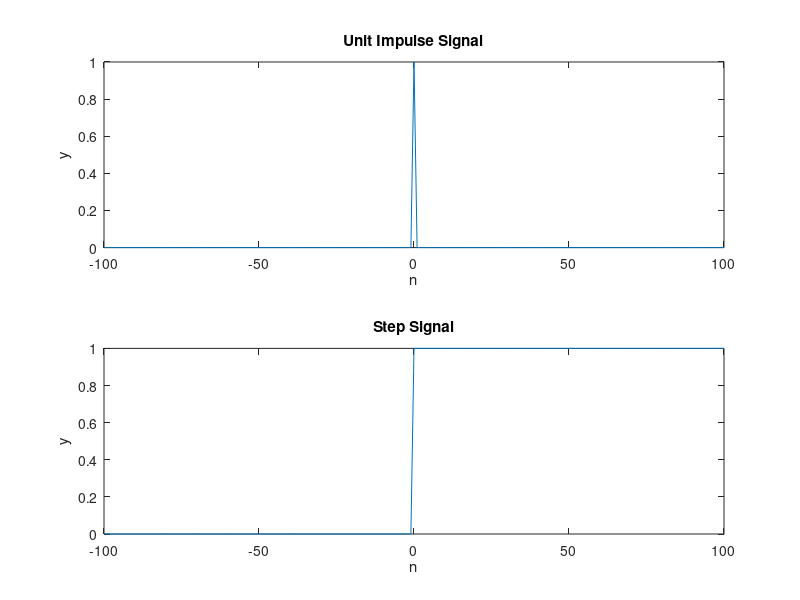

The MATLAB source for this figure:
clc;
clear;

n = -100:100;


impulse = n == 0;

subplot(2,1,1);

plot(n,impulse);
xlabel('n');
ylabel('y');
title('Unit Impulse Signal');


impulse = n >= 0;
subplot(2,1,2);

plot(n,impulse);
xlabel('n');
ylabel('y');
title('Step Signal');





